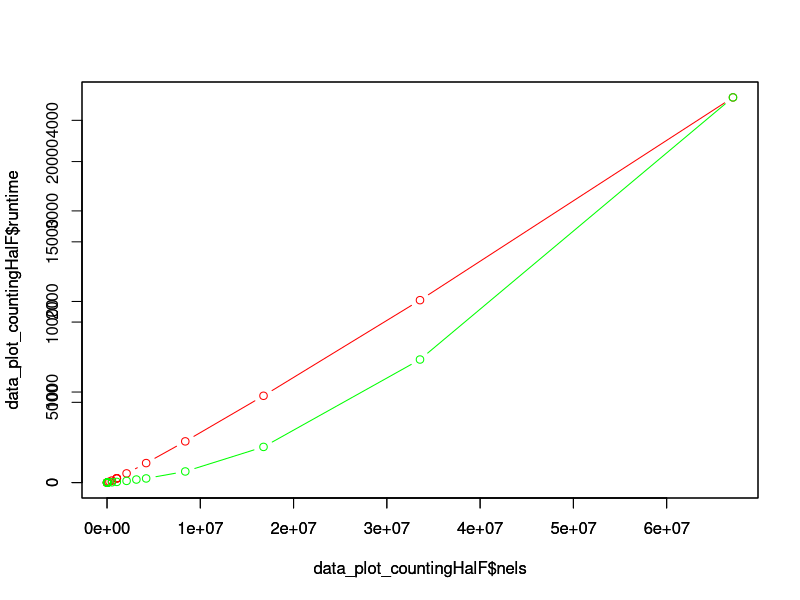

Write R code to recreate this figure.


datacounting <- read.csv("table_counting_HALF_integrata.csv")
data_plot_countingHalF <- datacounting[datacounting$nome == "sorting_counting_HALF.csv",2:3]
data_plot_countingHalF
plot(data_plot_countingHalF$nels,data_plot_countingHalF$runtime,"b",col="red")

datacounting <- read.csv("table_counting_HALF_discreta.csv")
data_plot_countingHalF <- datacounting[datacounting$nome == "sorting_counting_HALF.csv",2:3]
data_plot_countingHalF
par(new=TRUE)
plot(data_plot_countingHalF$nels,data_plot_countingHalF$runtime,"b",col = "green")
